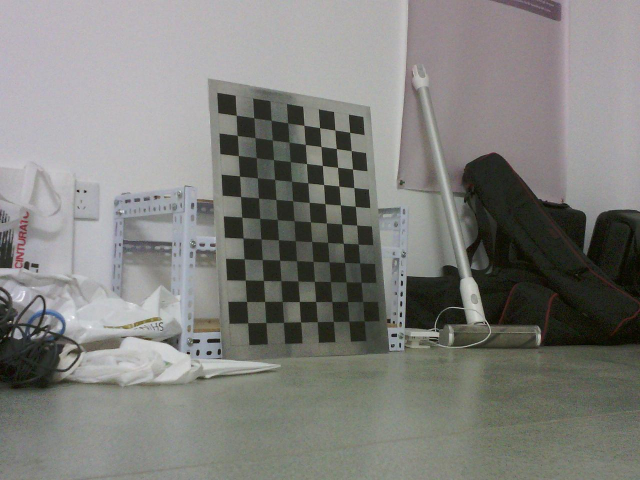
#> input picture registration/imgs/good/001.jpg, 1280 x 960 px (shown at 1/2 size); its folder holds only this picture in this run
$ python enhance.py
#> lines starting #> are read from the running program, lines starting #| are printed output that depends on the picture; after the words box and inside, x2 and y2 are one past the last pixel; in counts of white or black regions, pixels touching at a corner belong together
import numpy as np
import cv2 as cv
import glob
from matplotlib import pyplot as plt


# filename = 'imgs/good/10.jpg'
images = glob.glob('imgs/good/*.jpg')

for fname in images:
    img = cv.imread(fname)
#> img is the input picture: shape (960, 1280, 3); mean B, G, R 123.7, 127.6, 127.7
    gray = cv.cvtColor(img, cv.COLOR_BGR2GRAY)

    # ret, th3 = cv.threshold(gray,50,255,cv.THRESH_BINARY)
    th3 = cv.adaptiveThreshold(gray, 255, cv.ADAPTIVE_THRESH_GAUSSIAN_C, \
                               cv.THRESH_BINARY, 3, 2)
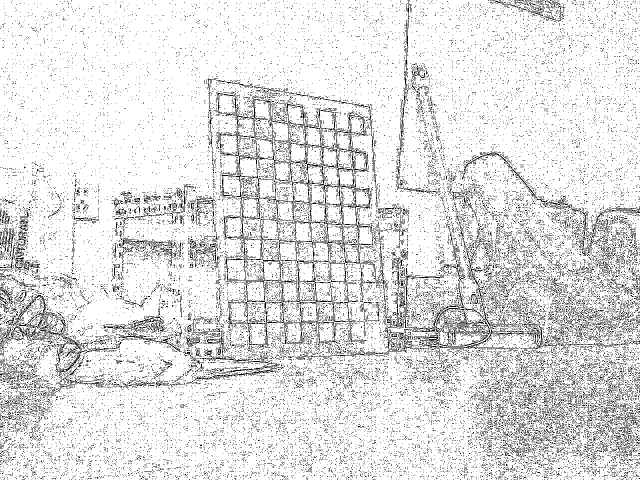
#> th3: shape (960, 1280) (shown at 1/2 size); 88.3% white; black in thin lines or dots

    # [11 lines of commented-out code are left out]

    corners = cv.goodFeaturesToTrack(th3, 88, 0.08, 10)
#> corners = 88 rows, first 8: [186, 890], [1028, 846], [1010, 810], [45, 797], [573, 773], [625, 766], [771, 627], [122, 547]
    corners = np.int0(corners)
    for i in corners:
        x, y = i.ravel()
        cv.circle(th3, (x, y), 3, 255, -1)
#> this loop made 88 passes
#> (x, y) on passes 1 to 12: (186, 890), (1028, 846), (1010, 810), (45, 797), (573, 773), (625, 766), (771, 627), (122, 547), (757, 435), (1083, 930), (1230, 756), (1036, 746)
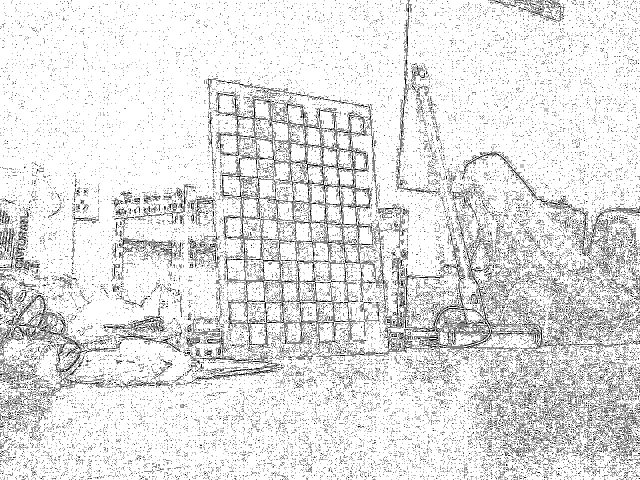
#> th3: shape (960, 1280) (shown at 1/2 size); 88.4% white; black in thin lines or dots
    # plt.imshow(th3), plt.show()
    #
    # ret2, corners = cv.findChessboardCorners(th3, (8, 11), None)
    # print(ret2)
    #
    cv.namedWindow("img", 0)
    cv.resizeWindow("img", 1080, 720)
    cv.imshow('img', th3)
    cv.waitKey(500)
    cv.destroyAllWindows()

$ run again, on registration/imgs/good/12.jpg
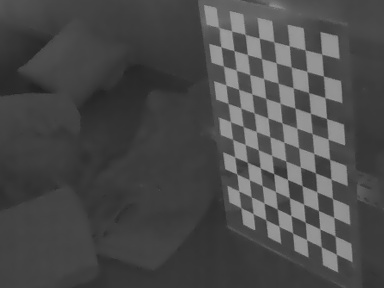
#> input picture registration/imgs/good/12.jpg, 384 x 288 px
#> img is the input picture: shape (288, 384, 3); min 32, max 162, mean 74.5
#> `th3 = cv.adaptiveThreshold(gray, 255, cv.ADAPTIVE_THRESH_GAUSSIAN_C, \..`:
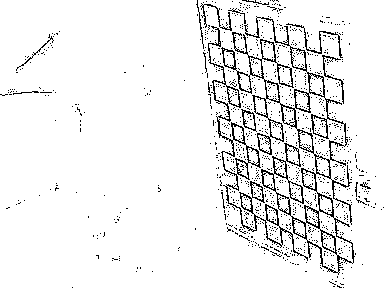
#> th3: shape (288, 384); 92.8% white; black in thin lines or dots
#> corners = 88 rows, first 8: [252, 237], [305, 206], [266, 205], [233, 155], [229, 119], [254, 96], [299, 165], [309, 111]
#> the loop `for i in corners:` made 88 passes
#> after the loop `for i in corners:`:
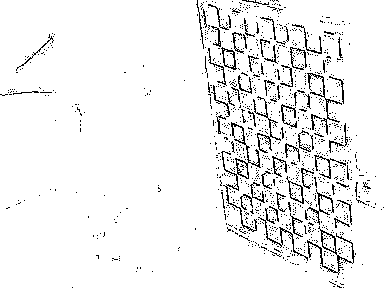
#> th3: shape (288, 384); 93.7% white; black in thin lines or dots

$ run again, on registration/imgs/good/14.jpg
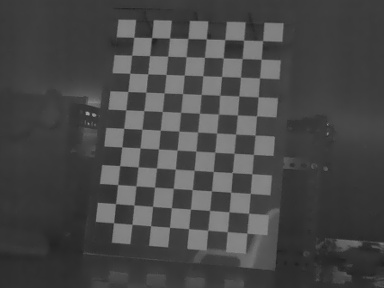
#> input picture registration/imgs/good/14.jpg, 384 x 288 px
#> img is the input picture: shape (288, 384, 3); min 31, max 162, mean 71.2
#> `th3 = cv.adaptiveThreshold(gray, 255, cv.ADAPTIVE_THRESH_GAUSSIAN_C, \..`:
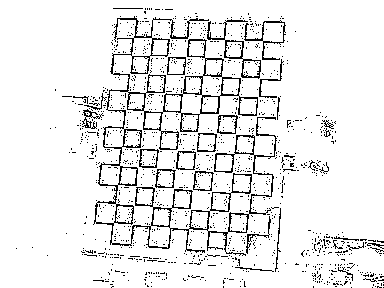
#> th3: shape (288, 384); 91.7% white; black in thin lines or dots
#> corners = 88 rows, first 8: [95, 252], [237, 259], [92, 151], [204, 251], [131, 223], [240, 97], [232, 191], [147, 91]
#> the loop `for i in corners:` made 88 passes
#> after the loop `for i in corners:`:
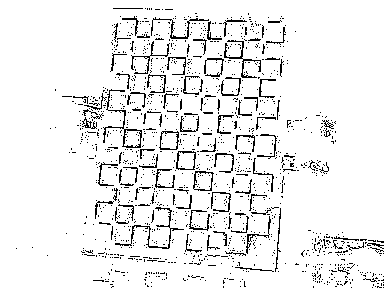
#> th3: shape (288, 384); 92.6% white; black in thin lines or dots

$ run again, on registration/imgs/good/15.jpg
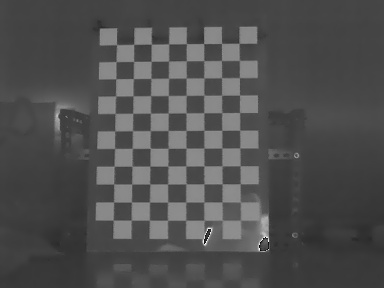
#> input picture registration/imgs/good/15.jpg, 384 x 288 px
#> img is the input picture: shape (288, 384, 3); min 0, max 255, mean 79.4
#> `th3 = cv.adaptiveThreshold(gray, 255, cv.ADAPTIVE_THRESH_GAUSSIAN_C, \..`:
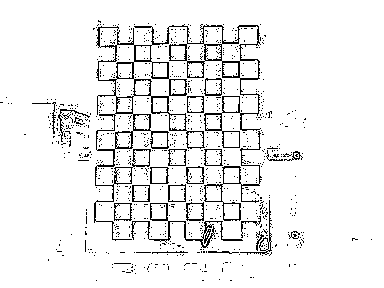
#> th3: shape (288, 384); 93% white; black in thin lines or dots, all inside (x1, y1, x2, y2) = (0, 20, 372, 281)
#> corners = 88 rows, first 8: [295, 235], [261, 197], [274, 155], [189, 133], [116, 112], [221, 131], [133, 131], [168, 95]
#> the loop `for i in corners:` made 88 passes
#> after the loop `for i in corners:`:
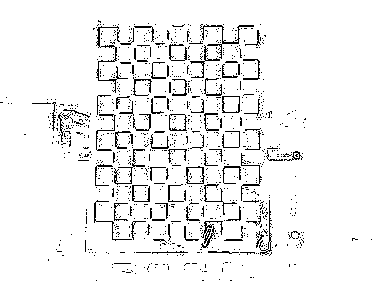
#> th3: shape (288, 384); 93.9% white; black in thin lines or dots, all inside (x1, y1, x2, y2) = (0, 20, 372, 281)

$ run again, on registration/imgs/good/002.jpg
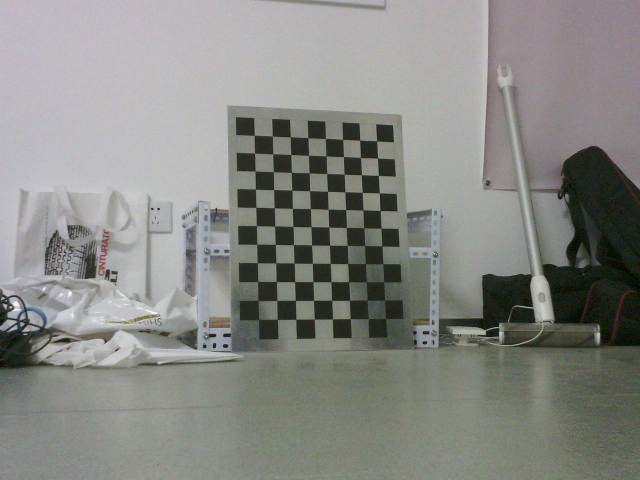
#> input picture registration/imgs/good/002.jpg, 1280 x 960 px (shown at 1/2 size)
#> img is the input picture: shape (960, 1280, 3); mean B, G, R 132, 136.3, 135.4
#> `th3 = cv.adaptiveThreshold(gray, 255, cv.ADAPTIVE_THRESH_GAUSSIAN_C, \..`:
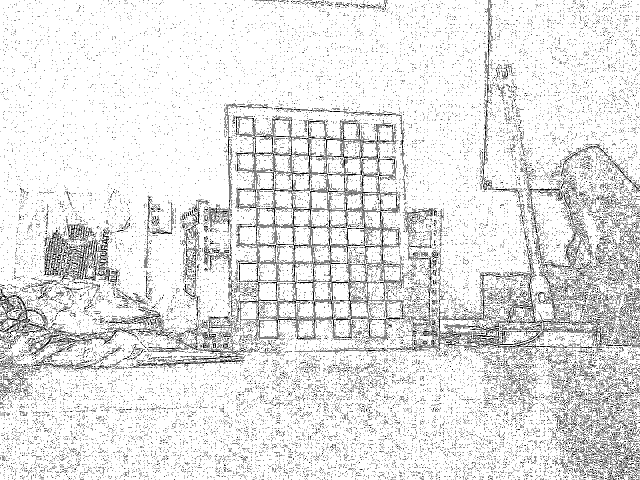
#> th3: shape (960, 1280) (shown at 1/2 size); 89.2% white; black in thin lines or dots
#> corners = 88 rows, first 8: [1053, 957], [42, 809], [769, 794], [1235, 667], [970, 600], [1146, 509], [860, 452], [1180, 891]
#> the loop `for i in corners:` made 88 passes
#> after the loop `for i in corners:`:
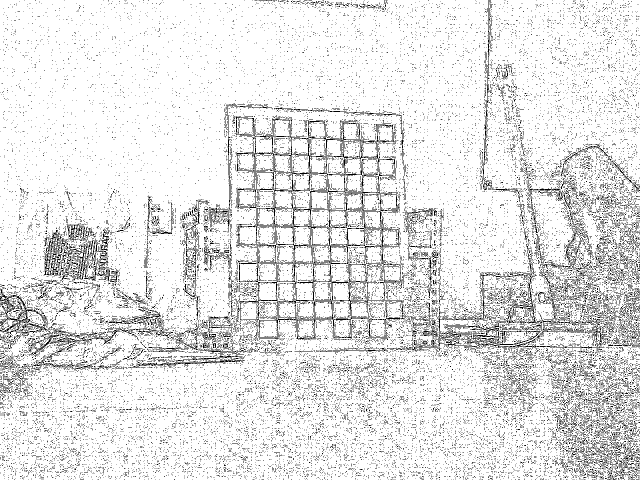
#> th3: shape (960, 1280) (shown at 1/2 size); 89.3% white; black in thin lines or dots
